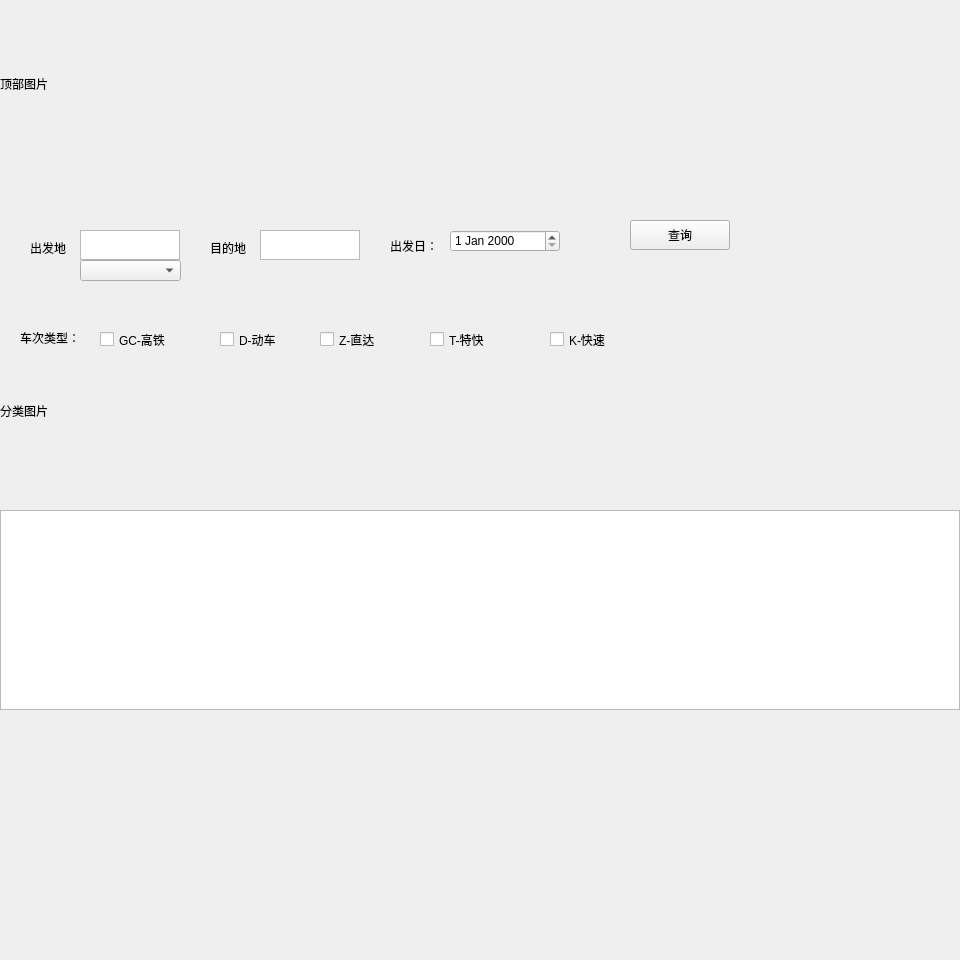
<?xml version="1.0" encoding="UTF-8"?>
<ui version="4.0">
 <class>MainWindow</class>
 <widget class="QMainWindow" name="MainWindow">
  <property name="geometry">
   <rect>
    <x>0</x>
    <y>0</y>
    <width>960</width>
    <height>960</height>
   </rect>
  </property>
  <property name="minimumSize">
   <size>
    <width>0</width>
    <height>0</height>
   </size>
  </property>
  <property name="maximumSize">
   <size>
    <width>960</width>
    <height>960</height>
   </size>
  </property>
  <property name="baseSize">
   <size>
    <width>0</width>
    <height>0</height>
   </size>
  </property>
  <property name="windowTitle">
   <string>快手查票</string>
  </property>
  <widget class="QWidget" name="centralwidget">
   <property name="minimumSize">
    <size>
     <width>960</width>
     <height>960</height>
    </size>
   </property>
   <property name="maximumSize">
    <size>
     <width>0</width>
     <height>0</height>
    </size>
   </property>
   <property name="baseSize">
    <size>
     <width>0</width>
     <height>0</height>
    </size>
   </property>
   <widget class="QLabel" name="label_title_img">
    <property name="geometry">
     <rect>
      <x>0</x>
      <y>10</y>
      <width>960</width>
      <height>148</height>
     </rect>
    </property>
    <property name="minimumSize">
     <size>
      <width>960</width>
      <height>148</height>
     </size>
    </property>
    <property name="maximumSize">
     <size>
      <width>960</width>
      <height>148</height>
     </size>
    </property>
    <property name="sizeIncrement">
     <size>
      <width>0</width>
      <height>0</height>
     </size>
    </property>
    <property name="baseSize">
     <size>
      <width>0</width>
      <height>0</height>
     </size>
    </property>
    <property name="styleSheet">
     <string notr="true"/>
    </property>
    <property name="text">
     <string>顶部图片</string>
    </property>
   </widget>
   <widget class="QLabel" name="label_train_img">
    <property name="geometry">
     <rect>
      <x>0</x>
      <y>380</y>
      <width>960</width>
      <height>62</height>
     </rect>
    </property>
    <property name="minimumSize">
     <size>
      <width>960</width>
      <height>62</height>
     </size>
    </property>
    <property name="maximumSize">
     <size>
      <width>960</width>
      <height>62</height>
     </size>
    </property>
    <property name="text">
     <string>分类图片</string>
    </property>
   </widget>
   <widget class="QTableView" name="information_tableView">
    <property name="geometry">
     <rect>
      <x>0</x>
      <y>510</y>
      <width>960</width>
      <height>200</height>
     </rect>
    </property>
    <property name="minimumSize">
     <size>
      <width>960</width>
      <height>200</height>
     </size>
    </property>
    <property name="maximumSize">
     <size>
      <width>960</width>
      <height>200</height>
     </size>
    </property>
   </widget>
   <widget class="QWidget" name="widget_query" native="true">
    <property name="geometry">
     <rect>
      <x>0</x>
      <y>210</y>
      <width>960</width>
      <height>80</height>
     </rect>
    </property>
    <property name="minimumSize">
     <size>
      <width>960</width>
      <height>80</height>
     </size>
    </property>
    <property name="maximumSize">
     <size>
      <width>960</width>
      <height>80</height>
     </size>
    </property>
    <widget class="QLabel" name="label_start">
     <property name="geometry">
      <rect>
       <x>30</x>
       <y>30</y>
       <width>41</width>
       <height>16</height>
      </rect>
     </property>
     <property name="text">
      <string>出发地：</string>
     </property>
    </widget>
    <widget class="QTextEdit" name="textEdit_start">
     <property name="geometry">
      <rect>
       <x>80</x>
       <y>20</y>
       <width>100</width>
       <height>30</height>
      </rect>
     </property>
     <property name="minimumSize">
      <size>
       <width>100</width>
       <height>30</height>
      </size>
     </property>
     <property name="maximumSize">
      <size>
       <width>100</width>
       <height>30</height>
      </size>
     </property>
    </widget>
    <widget class="QLabel" name="label_target">
     <property name="geometry">
      <rect>
       <x>210</x>
       <y>30</y>
       <width>41</width>
       <height>16</height>
      </rect>
     </property>
     <property name="text">
      <string>目的地：</string>
     </property>
    </widget>
    <widget class="QTextEdit" name="textEdit_target">
     <property name="geometry">
      <rect>
       <x>260</x>
       <y>20</y>
       <width>100</width>
       <height>30</height>
      </rect>
     </property>
     <property name="minimumSize">
      <size>
       <width>100</width>
       <height>30</height>
      </size>
     </property>
     <property name="maximumSize">
      <size>
       <width>100</width>
       <height>30</height>
      </size>
     </property>
    </widget>
    <widget class="QLabel" name="label_start_date">
     <property name="geometry">
      <rect>
       <x>390</x>
       <y>20</y>
       <width>191</width>
       <height>31</height>
      </rect>
     </property>
     <property name="text">
      <string>出发日：</string>
     </property>
    </widget>
    <widget class="QPushButton" name="pushButton_query">
     <property name="geometry">
      <rect>
       <x>630</x>
       <y>10</y>
       <width>100</width>
       <height>30</height>
      </rect>
     </property>
     <property name="minimumSize">
      <size>
       <width>100</width>
       <height>30</height>
      </size>
     </property>
     <property name="maximumSize">
      <size>
       <width>100</width>
       <height>30</height>
      </size>
     </property>
     <property name="text">
      <string>查询</string>
     </property>
    </widget>
    <widget class="QDateEdit" name="dateEdit_start">
     <property name="geometry">
      <rect>
       <x>450</x>
       <y>20</y>
       <width>110</width>
       <height>22</height>
      </rect>
     </property>
    </widget>
    <widget class="QComboBox" name="comboBox_start">
     <property name="geometry">
      <rect>
       <x>80</x>
       <y>50</y>
       <width>101</width>
       <height>21</height>
      </rect>
     </property>
    </widget>
   </widget>
   <widget class="QWidget" name="widget_train_type" native="true">
    <property name="geometry">
     <rect>
      <x>0</x>
      <y>290</y>
      <width>960</width>
      <height>80</height>
     </rect>
    </property>
    <property name="minimumSize">
     <size>
      <width>960</width>
      <height>80</height>
     </size>
    </property>
    <property name="maximumSize">
     <size>
      <width>960</width>
      <height>80</height>
     </size>
    </property>
    <widget class="QLabel" name="label_train_type">
     <property name="geometry">
      <rect>
       <x>20</x>
       <y>40</y>
       <width>72</width>
       <height>15</height>
      </rect>
     </property>
     <property name="text">
      <string>车次类型：</string>
     </property>
    </widget>
    <widget class="QCheckBox" name="checkBox_high_speed_trian">
     <property name="geometry">
      <rect>
       <x>100</x>
       <y>40</y>
       <width>91</width>
       <height>19</height>
      </rect>
     </property>
     <property name="text">
      <string>GC-高铁</string>
     </property>
    </widget>
    <widget class="QCheckBox" name="checkBox_motor_train">
     <property name="geometry">
      <rect>
       <x>220</x>
       <y>40</y>
       <width>91</width>
       <height>19</height>
      </rect>
     </property>
     <property name="text">
      <string>D-动车</string>
     </property>
    </widget>
    <widget class="QCheckBox" name="checkBox_through_train">
     <property name="geometry">
      <rect>
       <x>320</x>
       <y>40</y>
       <width>91</width>
       <height>19</height>
      </rect>
     </property>
     <property name="text">
      <string>Z-直达</string>
     </property>
    </widget>
    <widget class="QCheckBox" name="checkBox_express_train">
     <property name="geometry">
      <rect>
       <x>430</x>
       <y>40</y>
       <width>91</width>
       <height>19</height>
      </rect>
     </property>
     <property name="text">
      <string>T-特快</string>
     </property>
    </widget>
    <widget class="QCheckBox" name="checkBox_fast_train">
     <property name="geometry">
      <rect>
       <x>550</x>
       <y>40</y>
       <width>91</width>
       <height>19</height>
      </rect>
     </property>
     <property name="text">
      <string>K-快速</string>
     </property>
    </widget>
   </widget>
   <zorder>information_tableView</zorder>
   <zorder>label_title_img</zorder>
   <zorder>label_train_img</zorder>
   <zorder>widget_query</zorder>
   <zorder>widget_train_type</zorder>
  </widget>
 </widget>
 <resources/>
 <connections/>
</ui>
